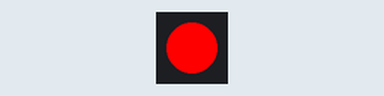
Bench run of a sketch on a simulated Arduino Uno, built with avr-gcc and run on an emulated ATmega328P. On the bench: 1 RGB LEDs in strip order, left to right.

Above: at 0.5 s.
At 1.5 s:
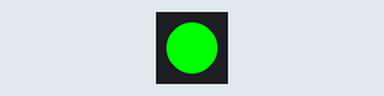
At 5.5 s:
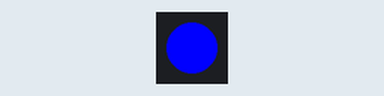
Timing chart, 0 to 6.9 s (numbered marks = the images above):
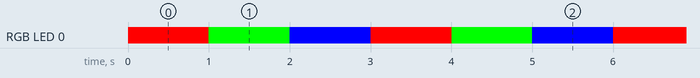

Measured:
- by itself, RGB LED 0: repeats every 3.0 s: RGB(0, 255, 0) 1.0 s, RGB(0, 0, 255) 1.0 s, RGB(255, 0, 0) 1.0 s
- by itself, everything shown: repeats every 3.0 s, in 3 steps

The sketch:

rgb.ino
```cpp
#include <Adafruit_NeoPixel.h>

// Define the GPIO pin and number of LEDs
#define LED_PIN 12
#define NUM_LEDS 1

// Create a NeoPixel object
Adafruit_NeoPixel strip = Adafruit_NeoPixel(NUM_LEDS, LED_PIN, NEO_GRB + NEO_KHZ800);

void setup() {
  strip.begin();          // Initialize the NeoPixel library
  strip.show();           // Turn off all LEDs by initializing them
}

void loop() {
  // Cycle through the colors with a delay
  setColor(strip.Color(255, 0, 0), 1000); // Red
  setColor(strip.Color(0, 255, 0), 1000); // Green
  setColor(strip.Color(0, 0, 255), 1000); // Blue
}

// Function to set the color of the strip and wait
void setColor(uint32_t color, int wait) {
  for (int i = 0; i < strip.numPixels(); i++) {
    strip.setPixelColor(i, color); // Set pixel color
  }
  strip.show();                  // Update the strip
  delay(wait);                   // Wait for the specified time
}
```
